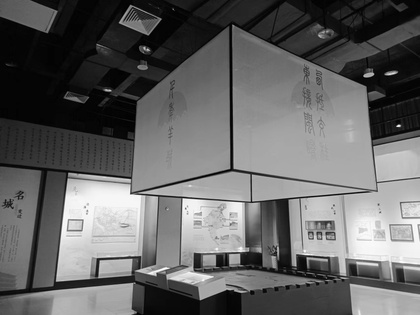
%> input picture Final_Homeworks/homework_2/danganguan.jpg, 420 x 315 px, shrunk from 1706 x 1280 before the run
$ octave main2.m   (GNU Octave 9; MATLAB toolbox functions it lacks are replaced by stand-ins)
%> lines starting %> are read from the running program, lines starting %| are printed output that depends on the picture; in (x1, y1, x2, y2) boxes, pixels count from 0 and x2, y2 are one past the last pixel; in counts of white or black regions, pixels touching at a corner belong together; the program's own positions count from 1
### Final_Homeworks/homework_2/ImgMove.m
function outImg2 = ImgMove(inImg,Tx,Ty)
%> called with inImg = 'danganguan.jpg', Tx = 200, Ty = 200
I = imread(inImg);  %读取图像
%> I is the input picture: size 315x420x3 uint8; min 0, max 255, mean 100.1
[m,n,c] = size(I);
%> m = 315; n = 420; c = 3
if c>1              % 若为三维图像，则转换成灰度图
    I = rgb2gray(I);
%> I: size 315x420 uint8
end
I = double(I);      %将I变为double型，方便matlab处理，其实matlab自动转换，此步可省略
%> I: size 315x420 double
f = zeros(m+Tx,n+Ty); %创建一个0矩阵，为保证原图平移不失真，扩宽矩阵
for i = 1:m
    for j = 1:n
        f(i+Tx,j+Ty) = I(i,j);
    end
end
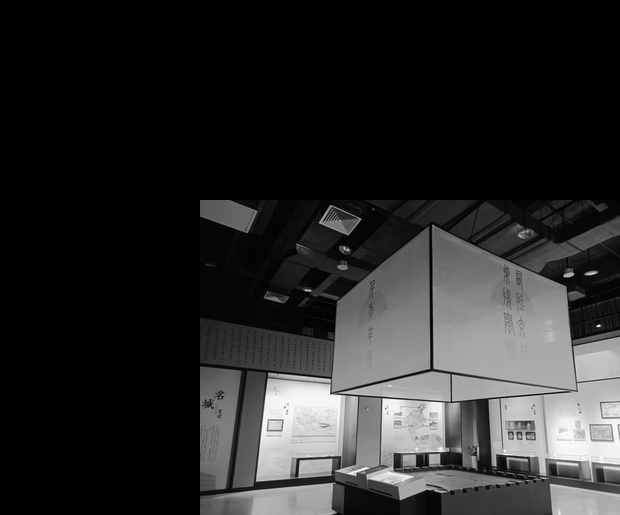
%> f: size 515x620 double; min 0, max 255, mean 41.5

% 将边框变为白色，便于观察
for i = 1:Tx
    for j = 1:n+Ty
        f(i,j) = 255;
    end
end
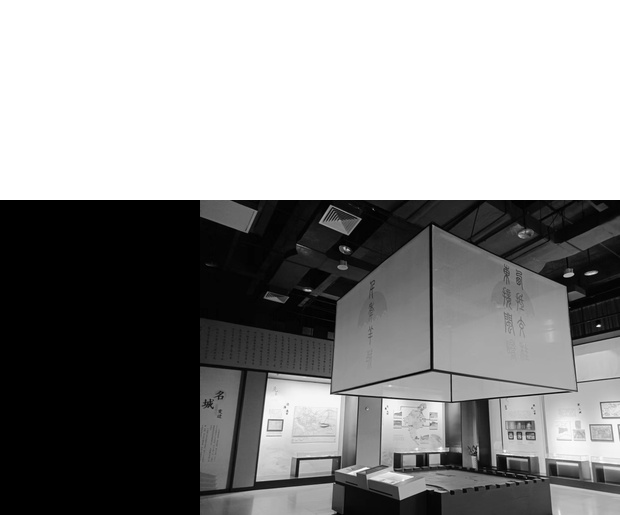
%> f: size 515x620 double; min 0, max 255, mean 140.5
for i = 1:m+Tx
    for j = 1:Ty
        f(i,j) = 255;
    end
end
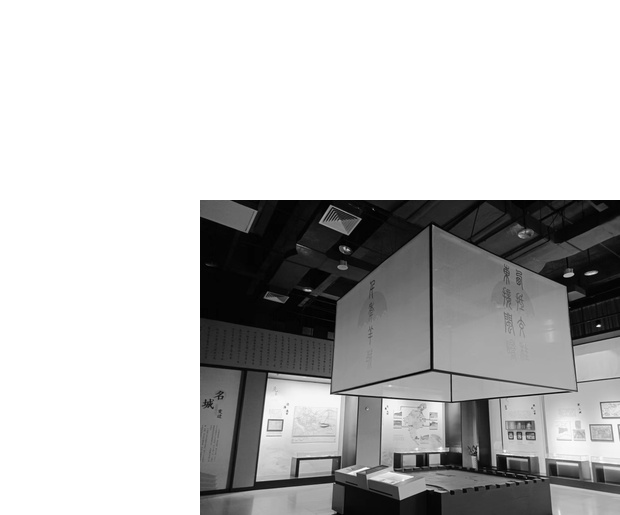
%> f: size 515x620 double; 19.73% of pixels changed, all inside (x1, y1, x2, y2) = (0, 200, 200, 515)
f = uint8(f);  % 将double型的O转换成uint8型
%> f: size 515x620 uint8
outImg2 = f;
end

### Final_Homeworks/homework_2/main2.m
close all;
clear,clc;
Tx = 200, Ty = 200;
inImg = 'danganguan.jpg';
% inImg = rgb2gray(imread(inImg));
f = ImgMove(inImg,Tx,Ty);
figure(1),imshow(inImg),title('输入图像');
figure(2),imshow(f),title('完整（无失真）平移后图像');
